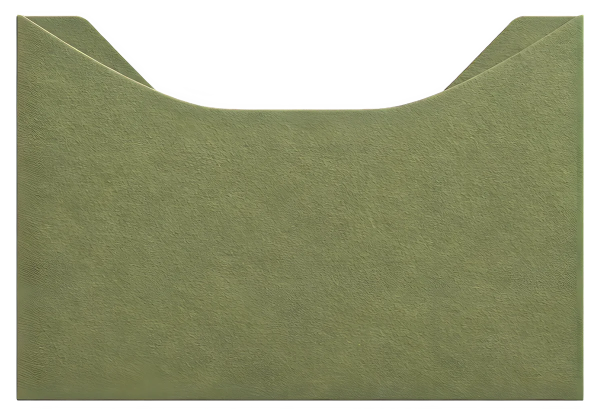
#> input picture img/envelope-front-1200.webp, 1200 x 831 px, found by its file name (shown at 1/2 size); its folder holds 2 pictures in this run
$ python flatten_envelope_front.py
#> lines starting #> are read from the running program, lines starting #| are printed output that depends on the picture
#!/usr/bin/env python3
"""Makes public/img/envelope-front-open-{1200,2400}.webp from envelope-front-{1200,2400}.webp.

The original front has two raised side "wings" that hide the lower corners of the photo frame and card once the
envelope is open. This flattens the top edge to the height of the middle of the pocket (rows above that go
transparent) and rebuilds a soft lip along the new edge from the middle section. The closed envelope keeps the
original image; the open one fades to this version (see .env-front-open in src/save-the-date.html).
"""
from PIL import Image
import numpy as np
for scale, name in ((1, '1200'), (2, '2400')):
    a = np.array(Image.open('public/img/envelope-front-%s.webp' % name).convert('RGBA')).astype(np.float32)
    H, W, _ = a.shape
#> H = 831; W = 1200
    first = lambda x: int(np.argmax(a[:, x, 3] > 128))
    p = int(np.median([first(x) for x in range(int(W * .45), int(W * .55))]))   # top edge row of the flat middle
#> p = 219
    L, pre = 14 * scale, 3 * scale
    prof = a[p - pre:p + L, int(W * .45):int(W * .55), :].mean(axis=1)            # the edge's lip, averaged
#> prof = 17 rows, first 6: [196.1, 196.5, 171.9, 2.53], [172, 170.1, 136.6, 0], [201.9, 195.4, 161.7, 57.78], [193.8, 188.2, 150.9, 254.5], [179, 181.4, 136.5, 254.2], [144.3, 150.8, 103, 254.6]
    out = a.copy(); out[:p - pre, :, 3] = 0
#> after `out[:p - pre, :, 3] = 0`:
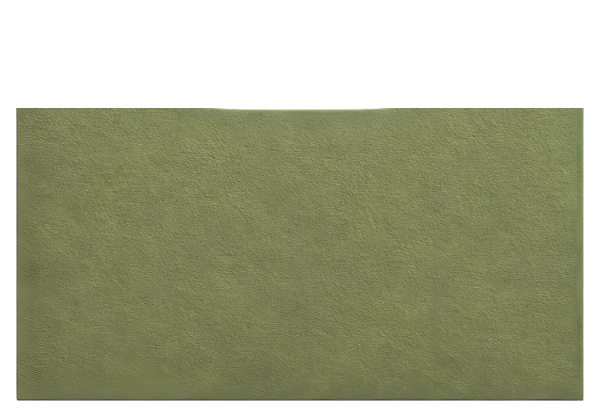
#> out: shape (831, 1200, 4) float32 (shown at 1/2 size); mean R, G, B, A 94.9, 98.2, 66.6, 170; transparent parts drawn white
    for x in range(W):
        t = first(x) if (a[:, x, 3] > 128).any() else 10 ** 6
        if t < p - 2:                                                           # a wing or slope column
            for i, y in enumerate(range(p - pre, p + L)):
                w = 1.0 if y < p + L - 6 * scale else (p + L - y) / (6.0 * scale)
                out[y, x, :] = prof[i] * w + a[y, x, :] * (1 - w) if i >= pre else prof[i]
            for i, y in enumerate(range(p - pre, p)): out[y, x, 3] = prof[i, 3]
#> this loop made 1200 passes
#> t on passes 1 to 3: 1000000, 1000000, 1000000
    Image.fromarray(np.clip(out, 0, 255).astype(np.uint8), 'RGBA').save('public/img/envelope-front-open-%s.webp' % name, 'WEBP', quality=92, method=6)
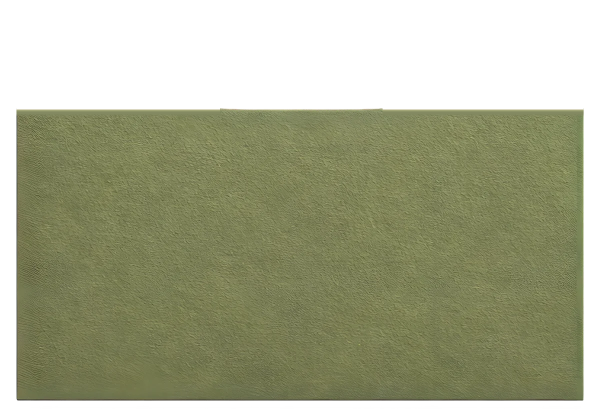
#> saved as envelope-front-open-1200.webp: PIL image 1200x831 RGBA (shown at 1/2 size); mean R, G, B, A 95.1, 98.4, 66.9, 168.8; transparent parts drawn white
    print('wrote', name)
#> pass 2 of the loop `for scale, name in ((1, '1200'), (2, '2400')):`:
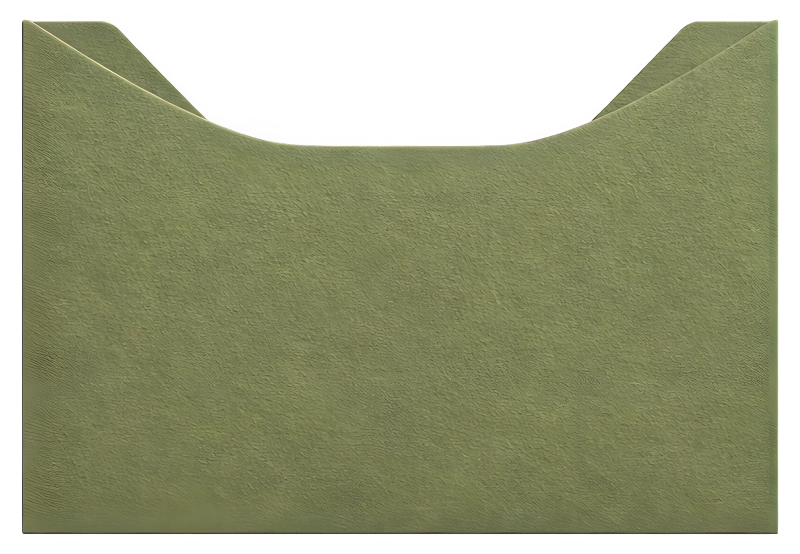
#> input picture img/envelope-front-2400.webp, 2400 x 1662 px, found by its file name (shown at 1/3 size)
#> a: shape (1662, 2400, 4) float32
#> p = 438
#> prof = 34 rows, first 6: [176.1, 175.3, 174.9, 0], [174.5, 173.6, 173.7, 0], [174.4, 175.6, 175.3, 0], [131.8, 131.6, 124.5, 1.97], [180.5, 176.4, 153, 0], [202.4, 195.4, 163.4, 103.4]
#> `out[:p - pre, :, 3] = 0`:
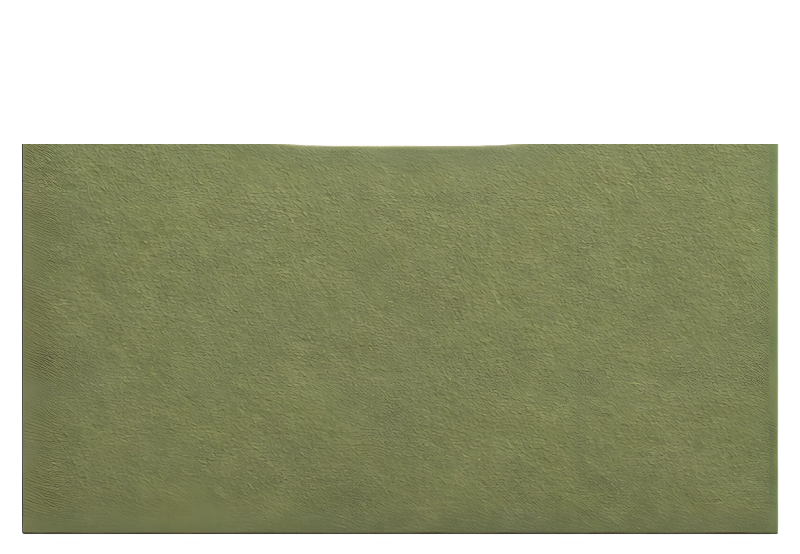
#> out: shape (1662, 2400, 4) float32 (shown at 1/3 size); mean R, G, B, A 94.3, 97.6, 65.8, 170.1; transparent parts drawn white
#> `Image.fromarray(np.clip(out, 0, 255).astype(np.uint8), 'RGBA').save('p..`:
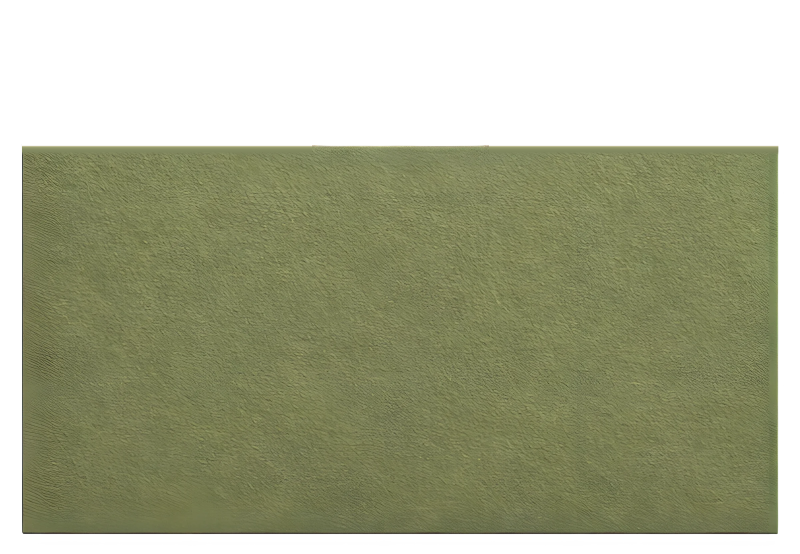
#> saved as envelope-front-open-2400.webp: PIL image 2400x1662 RGBA (shown at 1/3 size); mean R, G, B, A 94.1, 97.4, 66.1, 168.8; transparent parts drawn white
